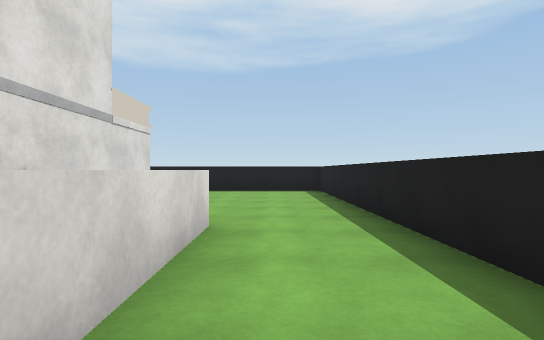
View 1 (above)

16 first-person views from a walk through a scene from a Unity 3-D project. The camera is 1.2 m above the floor, looks level and sees 80° across. The floor is counted in squares, 2 m on a side. Each view is taken from the middle of a square. On the plan, view 1 faces up. The plan holds only what a view shows up to about 10 squares ahead; the rest is blank. The place goes on beyond the plan. The player character is not drawn. Some surface patterns are stand-ins.

View 2
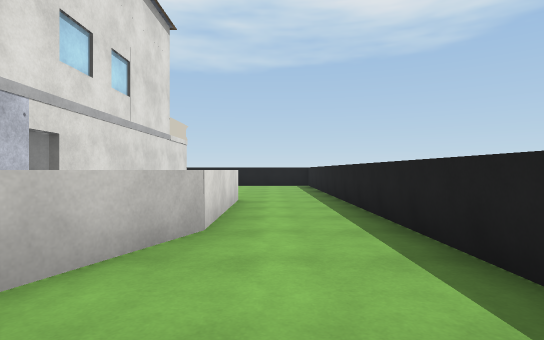

View 3
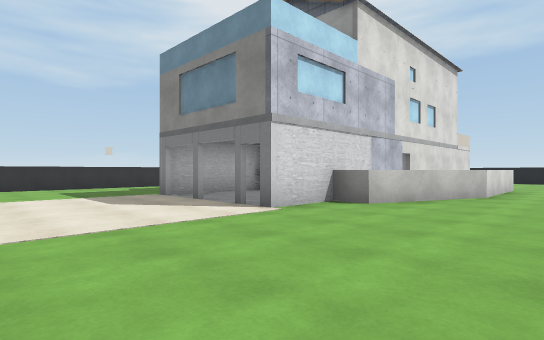

View 4
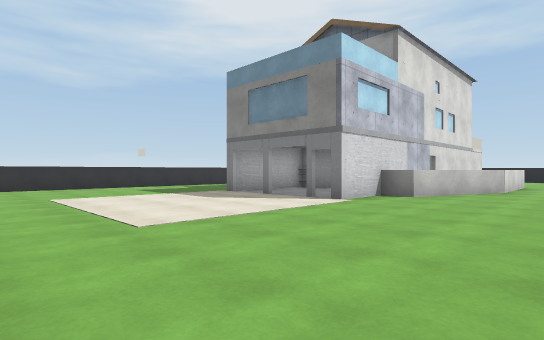

View 5
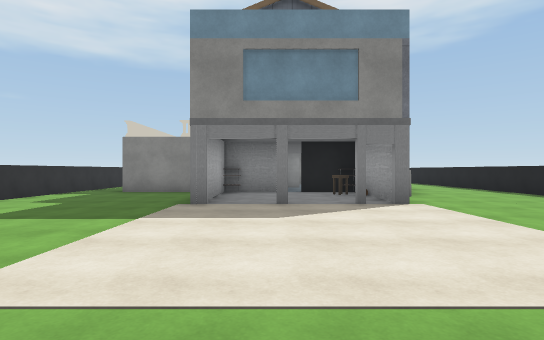

View 6
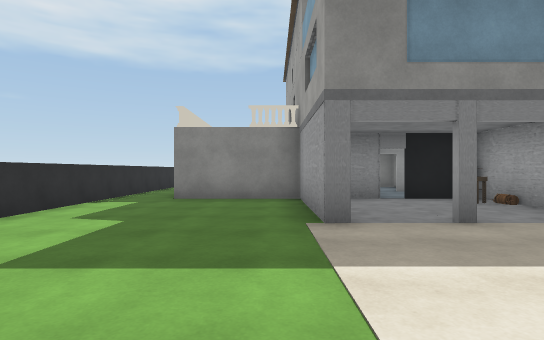

View 7
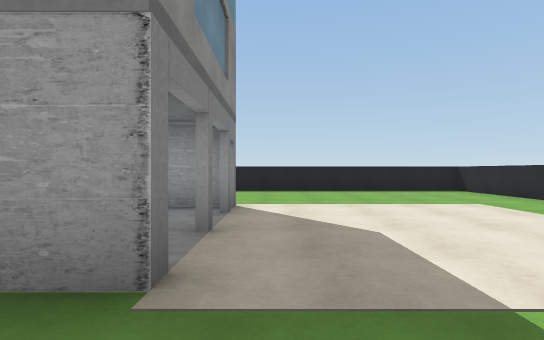

View 8
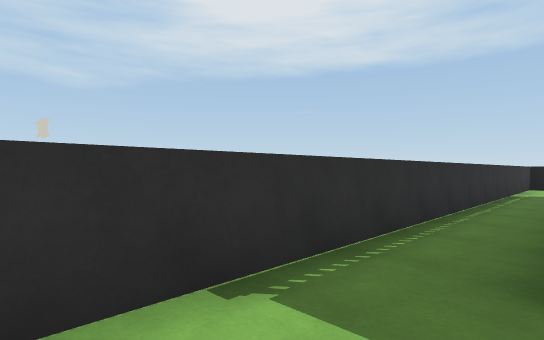

View 9
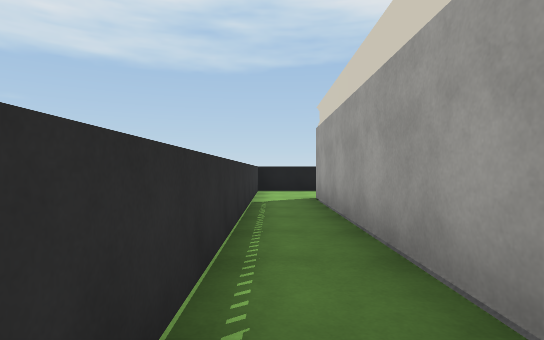

View 10
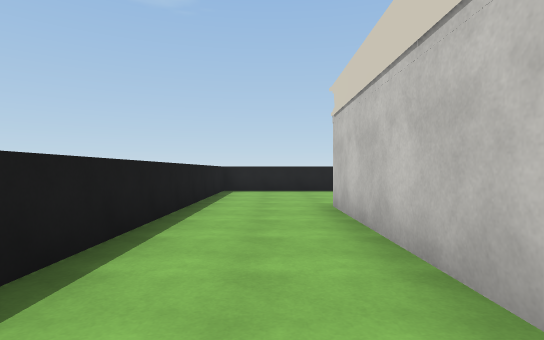

View 11
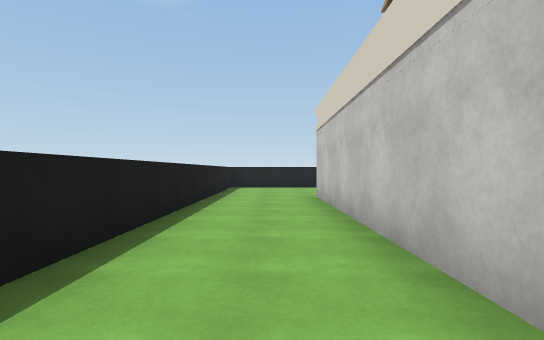

View 12
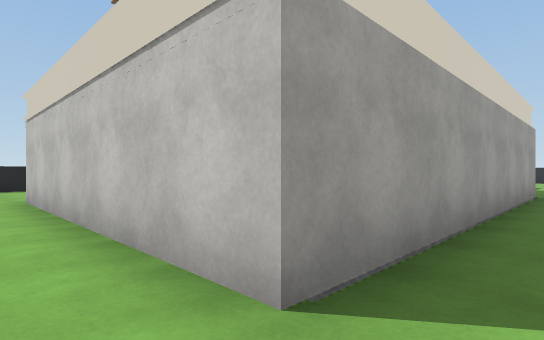

View 13
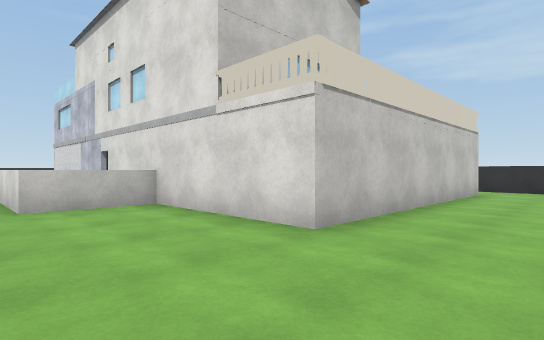

View 14
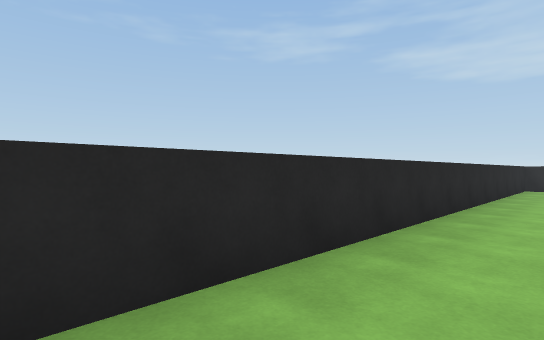

View 15
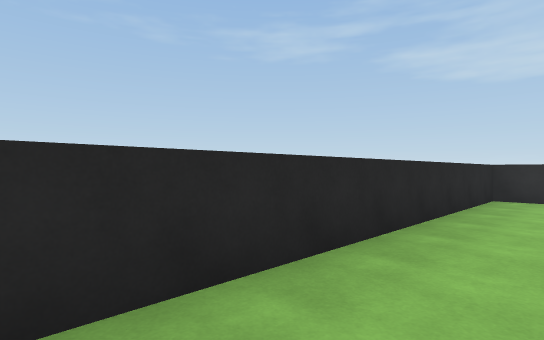

View 16
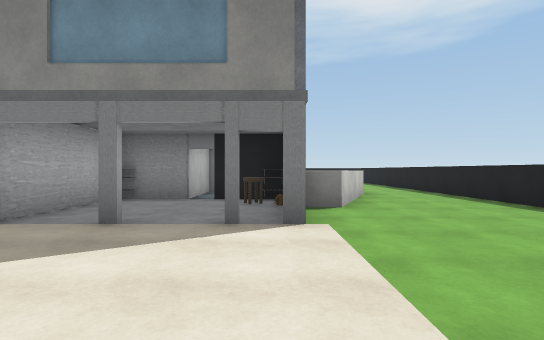

### Floor plan
Points are (right, up) in squares from view 1. A wall is a line through its corners. A room is listed if a view was taken in it or the views show most of it. See-through windows are left out.
Room 1 (views 1, 2, 3, 4, 5, 6, 7, 8, 9, 14, 15, 16)
walls: (-6.4, -4.5) (-6.4, -1.4); (-2.7, -4.5) (-2.7, -2.5); (-2.6, -2.4) (-2.6, -4.5); (-3.5, -1.2) (-4.2, -1.2); (-6.3, -1.1) (-6.3, -4.2); (-4.7, 0.6) (-4.7, -1.2) (-9, -1.2) (-9, 7); (-0.7, 3.5) (-0.7, 0.2) (-1.9, -2.7) (-2.6, -2.7); (-10.4, 7.4) (-10.4, -10.4) (1.4, -10.4) (1.4, 3.5)
ways out: opening at (-10, 7) to room 2; opening at (0.5, 3) to room 2
objects: other object (-3, -2); other object (-3, -1)
Room 2 (views 10, 11, 12, 13)
walls: (-2.6, 3.5) (-0.7, 3.5); (-9, 7) (-2.6, 7) (-2.6, -0.6); (1.4, 3.5) (1.4, 9.4) (-10.4, 9.4) (-10.4, 7.4)
ways out: opening at (-10, 7) to room 1; opening at (0.5, 3) to room 1

Where each view was taken, in squares from view 1:
view 1: 0 up, 0 right, facing up
view 2: 3 down, 0 right, facing up
view 3: 8 down, 1 right, facing up-left
view 4: 10 down, 1 right, facing up-left
view 5: 10 down, 5 left, facing up
view 6: 8 down, 7 left, facing up
view 7: 5 down, 8 left, facing right
view 8: 3 down, 9 left, facing up-left
view 9: 0 up, 10 left, facing up
view 10: 8 up, 8 left, facing right
view 11: 8 up, 10 left, facing right
view 12: 8 up, 10 left, facing down-right
view 13: 9 up, 0 right, facing down-left
view 14: 9 down, 1 right, facing down-left
view 15: 9 down, 3 left, facing down-left
view 16: 8 down, 3 left, facing up
